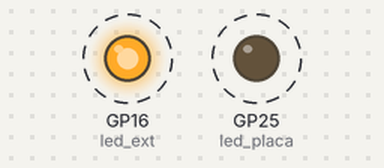
Recording of a program running on a simulated Raspberry Pi Pico running MicroPython. On the bench: output pins drawn as LEDs (lit = HIGH). Dashed ring = blinking.

Above: at 0.2 s.
Timing chart, 0 to 3.0 s (numbered marks = the images above):
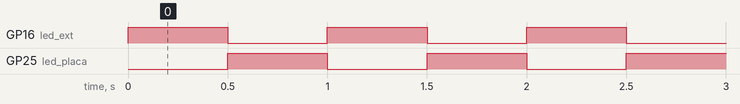

The program:

blink.py
```python
# Taller Raspberry Pi Pico con MicroPython
# Blink con dos LEDs

import machine
import utime

led_placa = machine.Pin(25,machine.Pin.OUT)     # LED integrado en placa
led_ext = machine.Pin(16,machine.Pin.OUT)       # LED externo conectado a GP16 (pin 21)

led_placa.value(0)
led_ext.value(1)

while True:
    utime.sleep(0.5)
    led_placa.toggle()
    led_ext.toggle()
```

Measured:
- by itself, GP16 (led_ext), GP25 (led_placa): alternates HIGH for 0.50 s and LOW for 0.50 s
